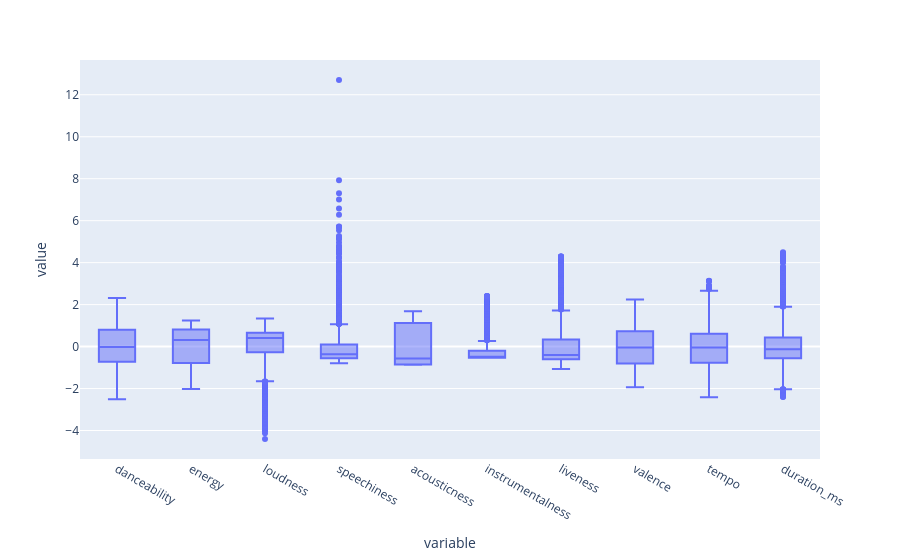

The code cell stored with this chart in its notebook:
### Code cell
fig = px.box(X_train_esc)
fig.show()

### Figure 1 — Plotly figure (JSON) as saved in the notebook; plotly's stock layout.template omitted (floating-point values rounded to 4 significant figures; data arrays with more than 128 entries replaced by an {"elided": "..."} marker saying what was removed)
{"data": [{"alignmentgroup": "True", "hovertemplate": "variable=%{x}<br>value=%{y}<extra></extra>", "legendgroup": "", "marker": {"color": "#636efa"}, "name": "", "notched": false, "offsetgroup": "", "orientation": "v", "showlegend": false, "type": "box", "x": {"elided": "27540 str values"}, "x0": " ", "xaxis": "x", "y": {"elided": "27540 float values"}, "y0": " ", "yaxis": "y"}], "layout": {"boxmode": "group", "legend": {"tracegroupgap": 0}, "margin": {"t": 60}, "xaxis": {"anchor": "y", "domain": [0, 1], "title": {"text": "variable"}}, "yaxis": {"anchor": "x", "domain": [0, 1], "title": {"text": "value"}}}}
